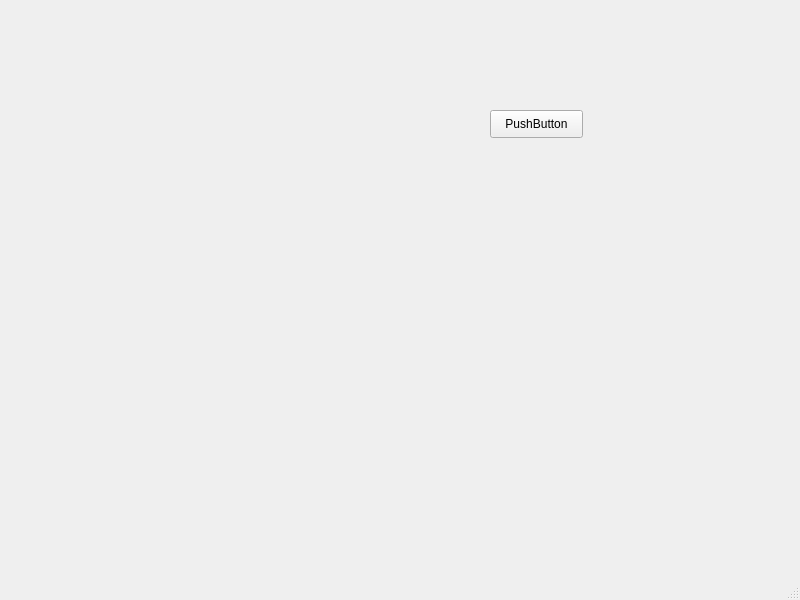
<?xml version="1.0" encoding="UTF-8"?>
<ui version="4.0">
 <class>MainWindow</class>
 <widget class="QMainWindow" name="MainWindow">
  <property name="geometry">
   <rect>
    <x>0</x>
    <y>0</y>
    <width>800</width>
    <height>600</height>
   </rect>
  </property>
  <property name="windowTitle">
   <string>MainWindow</string>
  </property>
  <widget class="QWidget" name="centralwidget">
   <widget class="QPushButton" name="pushButton">
    <property name="geometry">
     <rect>
      <x>490</x>
      <y>110</y>
      <width>93</width>
      <height>28</height>
     </rect>
    </property>
    <property name="text">
     <string>PushButton</string>
    </property>
   </widget>
  </widget>
  <widget class="QMenuBar" name="menubar">
   <property name="geometry">
    <rect>
     <x>0</x>
     <y>0</y>
     <width>800</width>
     <height>21</height>
    </rect>
   </property>
  </widget>
  <widget class="QStatusBar" name="statusbar"/>
 </widget>
 <resources/>
 <connections/>
</ui>
